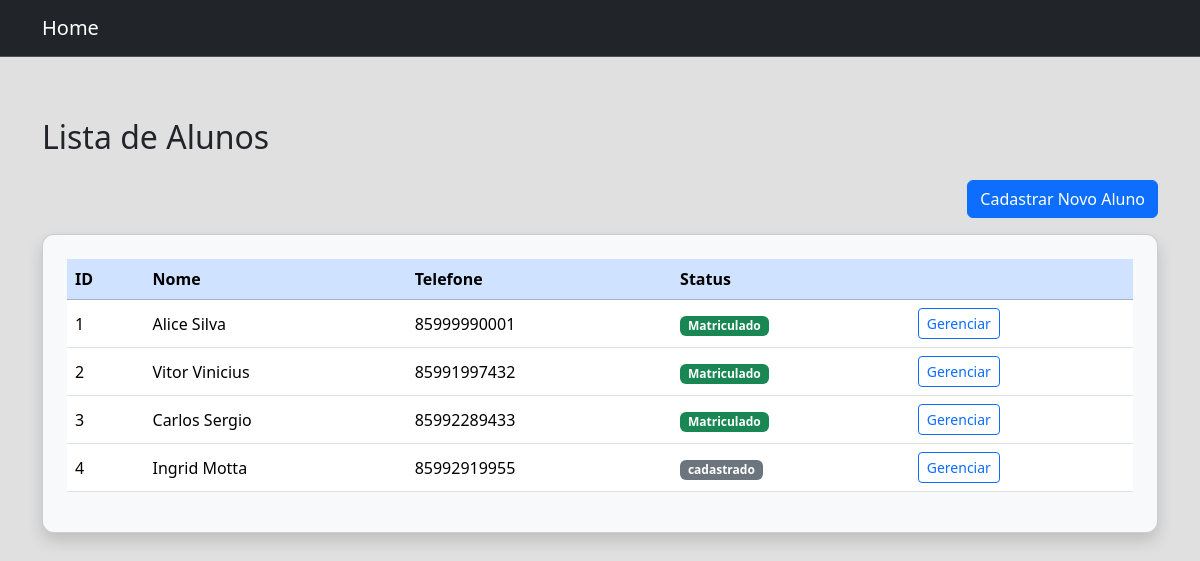
Before: / with the older database file.
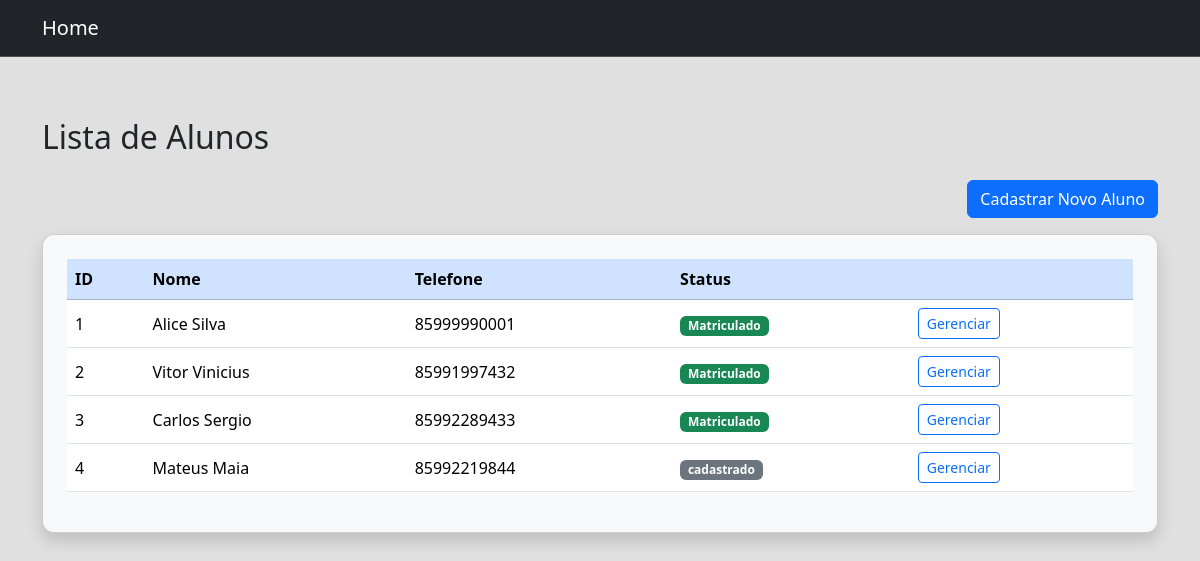
After: the same page with the newer database file.
### tables this page shows
CREATE TABLE alunos (id INTEGER PRIMARY KEY, 
                                                                    nome TEXT NOT NULL, 
                                                                    endereco TEXT NOT NULL,
                                                                    cidade TEXT NOT NULL,
                                                                    estado TEXT NOT NULL CHECK (LENGTH(estado) = 2),
                                                                    telefone TEXT NOT NULL UNIQUE,
                                                                    status TEXT NOT NULL,
                                                                    data_matricula DATE,
                                                                    data_vencimento DATE,
                                                                    data_desligamento DATE);

### app/views.py (the view)
@app.route("/")
def homepage():
    atualizar_status_alunos()
    alunos = db.listar_alunos()
    return render_template("index.html", alunos = alunos, title = "Pagina Inicial")

### app/models.py (called while the page is built)
    def abrir_conexao(self):
        try:
            self.connect = sqlite3.connect("database.db")
        except sqlite3.Error as erro:
            print(f"Ocorreu um erro ao abrir o banco de dodos {erro}")

    def fechar_conexao(self):
        try:
            self.connect.close()
            print("Banco foi fechado com sucesso")
        except sqlite3.Error as erro:
            print(f"falha ao fechar o banco {erro}")

    def listar_alunos(self):
        self.abrir_conexao()
        select_query = """ SELECT * FROM alunos """
        alunos = []
        try:
            cursor = self.connect.cursor()
            cursor.execute(select_query)
            alunos = cursor.fetchall()
        except sqlite3.Error as erro:
             print(f"falha ao listar os dados{erro}")
        finally:
            if self.connect:
                cursor.close()
                self.fechar_conexao()
            return alunos

### app/templates/index.html (shortened to what this page needs)
{% extends 'layout.html' %}
{% block content %}
<div class="container mt-5">
    <h2 class="mb-4">Lista de Alunos</h2>
    <div class="d-flex justify-content-end mb-3">
      <a href="{{ url_for('cadastrar_aluno') }}" class="btn btn-primary">
         Cadastrar Novo Aluno
      </a>
    </div>
    <div class="card shadow p-4 bg-light">
      <table class="table table-hover align-middle">
        <thead class="table-primary">
          <tr>
            <th>ID</th>
            <th>Nome</th>
            <th>Telefone</th>
            <th>Status</th>
            <th></th>
          </tr>
        </thead>
        <tbody>
          {% for aluno in alunos %}
          <tr>
            <td>{{ aluno[0] }}</td>
            <td>{{ aluno[1] }}</td>
            <td>{{ aluno[5] }}</td>
            <td>
              {% if aluno[6] == 'matriculado' %}
                <span class="badge bg-success">Matriculado</span>
              {% elif aluno[6] == 'pagamento atrasado' %}
                <span class="badge bg-danger">Atrasado</span>
              {% else %}
                <span class="badge bg-secondary">{{ aluno[6] }}</span>
              {% endif %}
            </td>
            <td>
              <a href="{{ url_for('dados_aluno', id=aluno[0]) }}" class="btn btn-sm btn-outline-primary">Gerenciar</a>
            </td>
          </tr>
          {% endfor %}
        </tbody>
      </table>
    </div>
  </div>
  {% endblock %}

Changed rows visible on the page:
changed alunos "cadastrado": nome "Ingrid Motta" → "Mateus Maia"; telefone "85992919955" → "85992219844"
